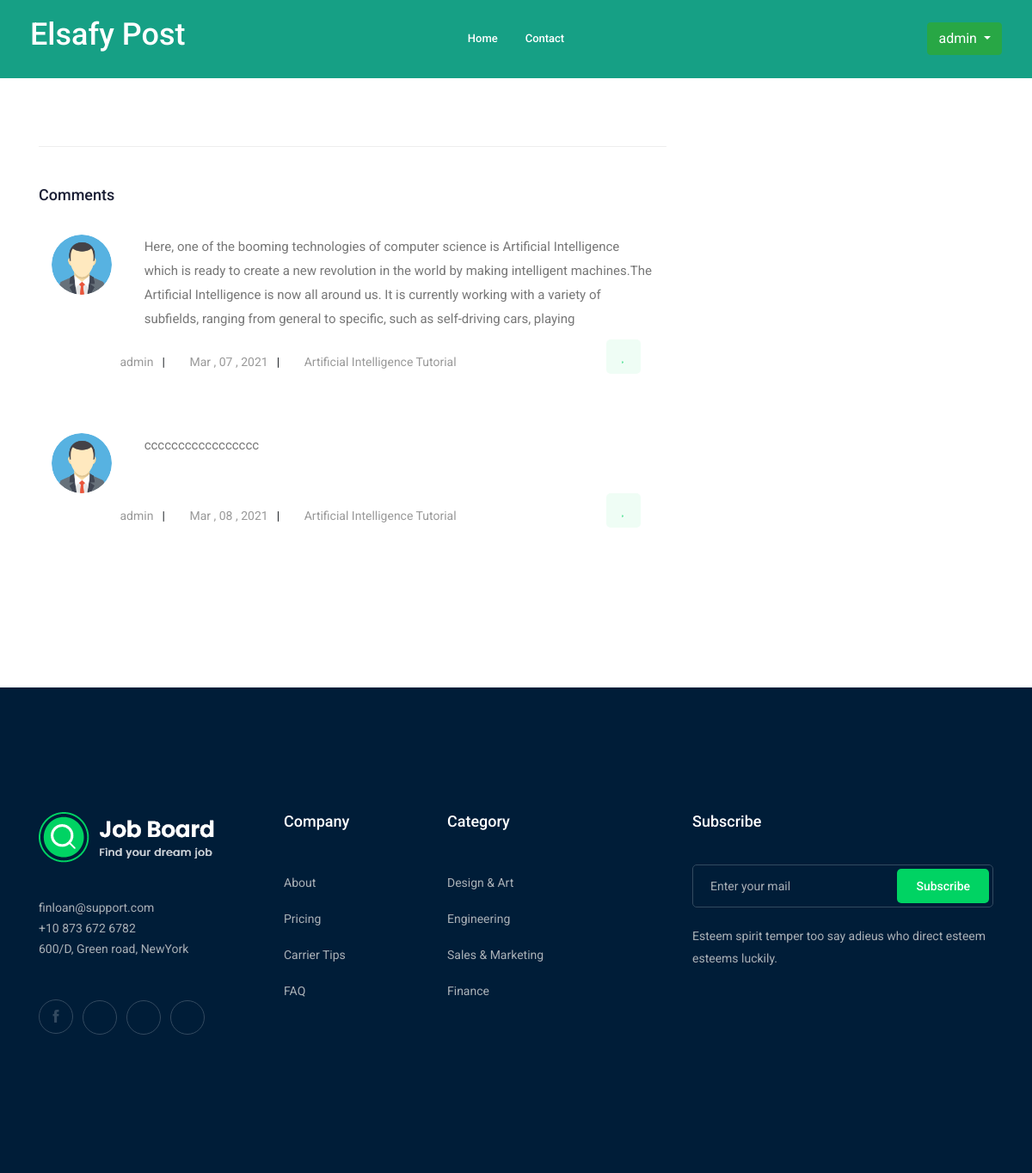
Screenshot of /favorite-comments/ (signed in) with the database file from the repository.
### core/models.py (models this page shows, shortened)
class Comment(models.Model):
    comment = models.TextField(null=True)
    post = models.ForeignKey(
        Post, related_name='comments', on_delete=models.CASCADE)
    commenter = models.ForeignKey(
        User, related_name='comments', on_delete=models.CASCADE)
    like = models.ManyToManyField(User, related_name='favourite', blank=True)
    create_at = models.DateTimeField(auto_now_add=True)
    active = models.BooleanField(default=False)

class Post(models.Model):
    title = models.CharField(max_length=50, unique=True)
    category = models.ForeignKey(
        Category, default=get_category, related_name="categoryPost", on_delete=models.CASCADE)
    message = models.TextField()
    image = models.ImageField(
        upload_to='images/', default='images/404.png', blank=True, null=True)
    slug = models.SlugField(blank=True, null=True,
                            unique=True, allow_unicode=True)
    create_at = models.DateTimeField(auto_now_add=True)
    create_by = models.ForeignKey(
        User, related_name='posts', on_delete=models.CASCADE)
    tags = TaggableManager()

### accounts/models.py (models this page shows, shortened)
class UserProfile(models.Model):
    user = models.OneToOneField(
        User, related_name="profiles", on_delete=models.CASCADE)
    city = models.CharField(blank=True, max_length=20)
    country = models.CharField(blank=True, max_length=50)
    image = models.ImageField(
        blank=True, upload_to='users/', default='users/avatar.png')

### core/views.py (the view)
# urls.py: path('favorite-comments/', views.favorite, name='favorite_comments'),
@ login_required(login_url='/login')  # Check login
def favorite(request):
    comments_Favorite = Comment.objects.filter(like=request.user)
    return render(request, 'core/Favorite.html', {'comments': comments_Favorite})

### templates/core/Favorite.html
{% extends 'base/base.html' %}
{% load static %}
  {% block content %}
    <section class="blog_area single-post-area section-padding">
        <div class="container">
           <div class="row">
              <div class="col-lg-8 posts-list">
                 <div class="comments-area">
                    <h4>{{post.comments.count}} Comments</h4>
                    {% for comment in comments  %}
                    <div class="comment-list">
                       <div class="single-comment justify-content-between d-flex">
                           <div class="container-fluid">
                               <div class="row">
                                   <div class="col-md-2" style="padding-right: 1px;">
                                    <div class="thumb" style="margin-right: 1px;">
                                        <img src="{{comment.commenter.profiles.image.url}}"  style="height: 70px;" class="img-responsive" alt="">
                                     </div>
                                   </div>
                                   <div class="col-md-10" style="padding-left: 1px;">
                                    <div class="desc">
                                        <p class="comment" style="word-break:break-word;">
                                            {{comment.comment}}
                                        </p>
                                     </div>
                                   </div>
                               </div>
                               <div class="row">
                                 <div class="col"></div>
                                    <div class="col-md-8 ">
                                        <ul class="blog-info-link mt-3 mb-4 ">
                                            <li><a href=""><i class="fa fa-user"></i> {{comment.commenter}}</a></li>
                                            <li><a href=""><i class="fa fa-calendar"></i> {{comment.create_at|date:"M , d , Y"}}</a></li>
                                            <li><a href="{% url 'post_detail' comment.post.category.slug  comment.post.slug %}"><i class="fa fa-tasks"></i> {{comment.post.title}}</a></li>
                                         </ul>
                                    </div>
                                  <div class="jobs_right col-md-3">
                                          {%if user not in comment.like.all%}
                                          <div class="apply_now">
                                            <a  class="heart_mark" style="float: right;"  href="{% url 'addlike' comment.post.id comment.id %}"> <i class="ti-heart"></i> </a>
                                            </div>
                                          {%else%}
                                          <div class="apply_now">
                                            <a  class="heart_mark" style="float: right;"  href="{% url 'addlike' comment.post.id comment.id %}"> <i class="fa fa-heart" aria-hidden="true"></i></a>
                                            </div>
                                          {%endif%}
                                 </div>
                               </div>
                           </div>
                       </div>
                    </div>
                    {% endfor %}
                 </div>
              </div>
              <div class="col-lg-4">
              </div>
           </div>
        </div>
     </section>
  {% endblock content %}

### templates/includes/header.html (shortened to what this page needs)
{% load static %}
<header>
    <div class="header-area ">
        <div id="sticky-header" class="main-header-area" style="background-color: #16a085;">
            <div class="container-fluid ">
                <div class="header_bottom_border">
                    <div class="row align-items-center">
                        <div class="col-xl-3 col-lg-2">
                            <div class="logo">
                                <a href="{% url 'home' %}">
                             <h1 style="color:#fff;">Elsafy Post</h1>
                                </a>
                            </div>
                        </div>
                        <div class="col-xl-6 col-lg-7">
                            <div class="main-menu  d-none d-lg-block">
                                <nav>
                                    <ul id="navigation">
                                        <li><a href="{% url 'home' %}">home</a></li>
                                        <li><a href="contact.html">Contact</a></li>
                                    </ul>
                                </nav>
                            </div>
                        </div>
                        <div class="col-xl-3 col-lg-3 d-none d-lg-block">
                            {% if user.is_authenticated%}
                            <div class="Appointment">
                                <div class="btn-group">
                                    <button type="button" class="btn btn-success dropdown-toggle" data-toggle="dropdown" aria-haspopup="true" aria-expanded="false">
                                      {{user}}
                                    </button>
                                  </div>
                            </div>
                            {% endif %}
                        </div>
                        <div class="col-12">
                        </div>
                    </div>
                </div>
            </div>
        </div>
    </div>
</header>

### rows the page displays
Comment: commenter.profiles.image (picture), comment "Here, one of the booming technologies of computer science is Artificial Intelligence which is ready to create a new revolution in the world by making intelligent machines.The Artificial Intelligence is now all around us. It is currently working with a variety of subfields, ranging from general to specific, such as self-driving cars, playing", commenter "admin", create_at "Mar , 07 , 2021", post "Artificial Intelligence Tutorial"
Comment: commenter.profiles.image (picture), comment "ccccccccccccccccc", commenter "admin", create_at "Mar , 08 , 2021", post "Artificial Intelligence Tutorial"

### other values shown
{{ user }} "admin"
